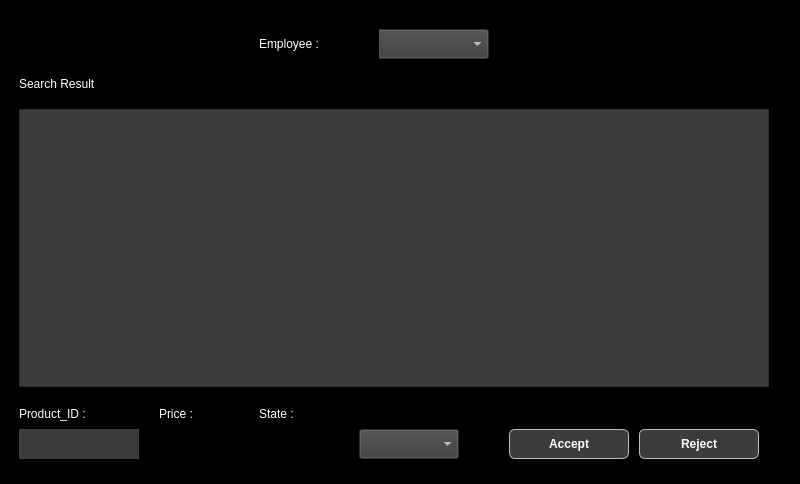
<?xml version="1.0" encoding="UTF-8"?>
<ui version="4.0">
 <class>MainWindow</class>
 <widget class="QMainWindow" name="MainWindow">
  <property name="geometry">
   <rect>
    <x>0</x>
    <y>0</y>
    <width>800</width>
    <height>484</height>
   </rect>
  </property>
  <property name="windowTitle">
   <string>MainWindow</string>
  </property>
  <property name="styleSheet">
   <string notr="true">background-color: rgb(0, 0, 0);</string>
  </property>
  <widget class="QWidget" name="centralwidget">
   <layout class="QHBoxLayout" name="horizontalLayout">
    <item>
     <widget class="QWidget" name="widget" native="true">
      <widget class="QLabel" name="label_8">
       <property name="geometry">
        <rect>
         <x>10</x>
         <y>60</y>
         <width>171</width>
         <height>30</height>
        </rect>
       </property>
       <property name="styleSheet">
        <string notr="true">color: rgb(255, 255, 255);
font: 75 16pt &quot;Rockwell&quot;;
background-color: rgb(0, 0, 0);</string>
       </property>
       <property name="text">
        <string>Search Result</string>
       </property>
      </widget>
      <widget class="QTableWidget" name="search_tableWidget">
       <property name="geometry">
        <rect>
         <x>10</x>
         <y>100</y>
         <width>750</width>
         <height>278</height>
        </rect>
       </property>
       <property name="styleSheet">
        <string notr="true">color: rgb(255, 255, 255);
background-color: rgb(60, 60, 60);</string>
       </property>
      </widget>
      <widget class="QLabel" name="label_6">
       <property name="geometry">
        <rect>
         <x>10</x>
         <y>390</y>
         <width>120</width>
         <height>30</height>
        </rect>
       </property>
       <property name="styleSheet">
        <string notr="true">color: rgb(255, 255, 255);
background-color: rgb(0, 0, 0);
font: 12pt &quot;Rockwell&quot;; </string>
       </property>
       <property name="text">
        <string>Product_ID :</string>
       </property>
      </widget>
      <widget class="QLabel" name="product_label">
       <property name="geometry">
        <rect>
         <x>10</x>
         <y>420</y>
         <width>120</width>
         <height>30</height>
        </rect>
       </property>
       <property name="styleSheet">
        <string notr="true">color: rgb(255, 255, 255);
background-color: rgb(60, 60, 60);
font: 10pt &quot;Rockwell&quot;; </string>
       </property>
       <property name="text">
        <string/>
       </property>
      </widget>
      <widget class="QPushButton" name="accept_pushButton">
       <property name="geometry">
        <rect>
         <x>500</x>
         <y>420</y>
         <width>120</width>
         <height>30</height>
        </rect>
       </property>
       <property name="styleSheet">
        <string notr="true">color: rgb(255, 255, 255);
 font: 10pt &quot;Rockwell&quot;; 
background-color: rgb(60, 60, 60); 
font: bold; 
border: 1px solid silver; 
border-radius: 6px;
subcontrol-origin:  margin; 
padding: 2 2px 2 2px;</string>
       </property>
       <property name="text">
        <string>Accept</string>
       </property>
      </widget>
      <widget class="QPushButton" name="reject_pushButton">
       <property name="geometry">
        <rect>
         <x>630</x>
         <y>420</y>
         <width>120</width>
         <height>30</height>
        </rect>
       </property>
       <property name="styleSheet">
        <string notr="true">color: rgb(255, 255, 255);
 font: 10pt &quot;Rockwell&quot;; 
background-color: rgb(60, 60, 60); 
font: bold; 
border: 1px solid silver; 
border-radius: 6px;
subcontrol-origin:  margin; 
padding: 2 2px 2 2px;</string>
       </property>
       <property name="text">
        <string>Reject</string>
       </property>
      </widget>
      <widget class="QLineEdit" name="price_lineEdit">
       <property name="geometry">
        <rect>
         <x>150</x>
         <y>420</y>
         <width>90</width>
         <height>30</height>
        </rect>
       </property>
       <property name="styleSheet">
        <string notr="true">color: rgb(255, 255, 255);</string>
       </property>
      </widget>
      <widget class="QLineEdit" name="state_lineEdit">
       <property name="geometry">
        <rect>
         <x>250</x>
         <y>420</y>
         <width>90</width>
         <height>30</height>
        </rect>
       </property>
       <property name="styleSheet">
        <string notr="true">color: rgb(255, 255, 255);</string>
       </property>
      </widget>
      <widget class="QLabel" name="label">
       <property name="geometry">
        <rect>
         <x>150</x>
         <y>390</y>
         <width>120</width>
         <height>30</height>
        </rect>
       </property>
       <property name="styleSheet">
        <string notr="true">color: rgb(255, 255, 255);
background-color: rgb(0, 0, 0);
font: 12pt &quot;Rockwell&quot;; </string>
       </property>
       <property name="text">
        <string>Price :</string>
       </property>
      </widget>
      <widget class="QLabel" name="label_2">
       <property name="geometry">
        <rect>
         <x>250</x>
         <y>390</y>
         <width>58</width>
         <height>30</height>
        </rect>
       </property>
       <property name="styleSheet">
        <string notr="true">color: rgb(255, 255, 255);
background-color: rgb(0, 0, 0);
font: 12pt &quot;Rockwell&quot;; </string>
       </property>
       <property name="text">
        <string>State :</string>
       </property>
      </widget>
      <widget class="QComboBox" name="class_comboBox">
       <property name="geometry">
        <rect>
         <x>350</x>
         <y>420</y>
         <width>100</width>
         <height>30</height>
        </rect>
       </property>
       <property name="styleSheet">
        <string notr="true">color: rgb(255, 255, 255);
background-color: rgb(60, 60, 60);
font: 10pt &quot;Rockwell&quot;; </string>
       </property>
      </widget>
      <widget class="QComboBox" name="comboBox">
       <property name="geometry">
        <rect>
         <x>360</x>
         <y>20</y>
         <width>120</width>
         <height>30</height>
        </rect>
       </property>
       <property name="styleSheet">
        <string notr="true">color: rgb(255, 255, 255);
background-color: rgb(60, 60, 60);
font: 10pt &quot;Rockwell&quot;; </string>
       </property>
      </widget>
      <widget class="QLabel" name="label_3">
       <property name="geometry">
        <rect>
         <x>250</x>
         <y>20</y>
         <width>120</width>
         <height>30</height>
        </rect>
       </property>
       <property name="styleSheet">
        <string notr="true">color: rgb(255, 255, 255);
font: 75 12pt &quot;Rockwell&quot;;
background-color: rgb(0, 0, 0);</string>
       </property>
       <property name="text">
        <string>Employee :</string>
       </property>
      </widget>
     </widget>
    </item>
   </layout>
  </widget>
 </widget>
 <resources/>
 <connections/>
</ui>
